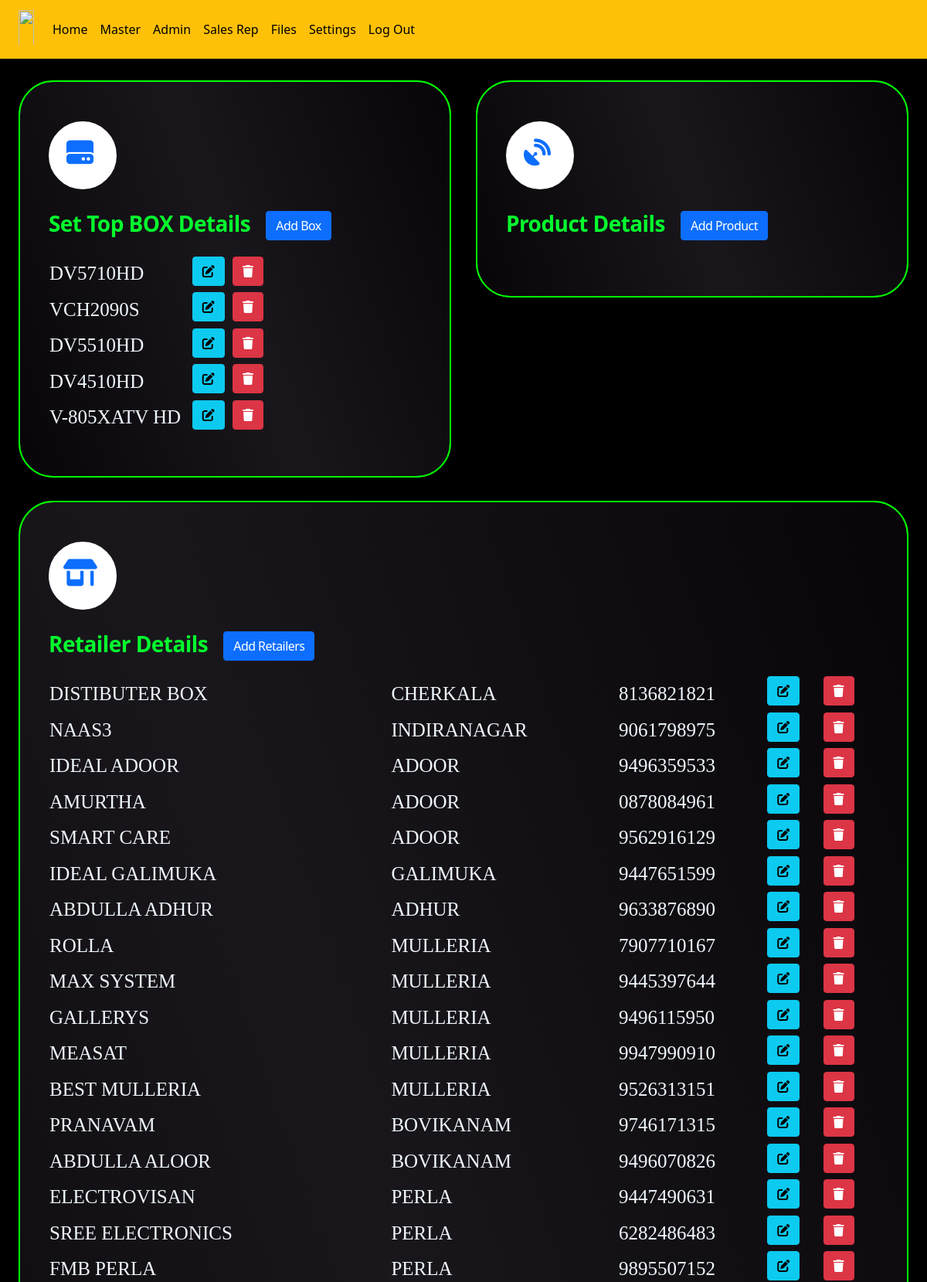
Screenshot of /master (upper part) with the database file from the repository.
### d2h_manager/models.py (models this page shows, shortened)
class box_master(models.Model):
    b_name=models.CharField(max_length=50 ,null=True)

class retailer_master(models.Model):
    r_name=models.CharField(max_length=50 ,null=True)
    address=models.CharField(max_length=50 ,null=True)
    ph_no=models.CharField(max_length=50 ,null=True)

### d2h_manager/views.py (the view)
# urls.py: path('master',views.master,name='master'),
def master(request):
    products = product_master.objects.all()
    boxes = box_master.objects.all()
    retailers = retailer_master.objects.all()
    return render(request, 'master.html', {'products': products, 'boxes': boxes, 'retailers': retailers})

### d2h_manager/templates/master.html (shortened to what this page needs)
{% extends 'blank_layout.html' %}
{% load static %}
{% block content %}
<section class="container-fluid">
    <div class="col-12">
        <div class="row">
            <div class="container1">
                <div class="gradient-cards">
                    <div class="card1">
                        <div class="container-card bg-green-box">
                            <div class="col-12 col-lg-12">
                                <ul>
                                    <li>
                                        <a href="#" class="a1" style="padding-left: 20px; padding-top: 20px;">
                                            <i class="fa-solid fa-hard-drive"></i>
                                        </a>
                                        <br>
                                        <p class="card-title">Set Top BOX Details &nbsp; <a class="btn btn-primary"
                                                href="{% url 'bo_master' %}" role="button">Add Box</a></p>
                                        <table>
                                            {% for product_obj in boxes %}
                                            <tr>
                                                <td class="pt-2">
                                                    <h7 class="h12" style="color: aliceblue;">{{product_obj.b_name | upper}} &nbsp;
                                                    </h7>
                                                </td>
                                                <td>
                                                    <a href="{% url 'box_edit' product_obj.id %}"
                                                        style="text-decoration: none;">
                                                        <div class="btn-group" role="group" aria-label="Third group">
                                                            <button type="button" class="btn btn-info "><i
                                                                    class="fa-solid fa-pen-to-square"></i></button>
                                                        </div>
                                                    </a> &nbsp;
                                                </td>
                                                <td>
                                                    <a href="{% url 'box_dlt' product_obj.id %}"
                                                        style="text-decoration: none;">
                                                        <div class="btn-group" role="group" aria-label="Third group">
                                                            <button type="button" class="btn btn-danger "><i
                                                                    class="fa-solid fa-trash"></i></button>
                                                        </div>
                                                    </a> &nbsp;
                                                </td>
                                            </tr>
                                            {% endfor %}
                                        </table>
                                    </li>
                                </ul>
                            </div>
                        </div>
                    </div>
                    <div class="card1">
                        <div class="container-card bg-white-box">
                            <div class="col-12 col-lg-12 ">
                                <ul>
                                    <li>
                                        <a href="#" class="a1" style="padding-left: 20px; padding-top: 20px;">
                                            <i class="fa-solid fa-satellite-dish"></i>
                                        </a>
                                        <br>
                                        <p class="card-title">Product Details &nbsp; <a class="btn btn-primary"
                                                href="{% url 'pr_master' %}" role="button">Add Product</a></p>
                                    </li>
                                </ul>
                            </div>
                        </div>
                    </div>
                </div>
                <div style="padding-top: 30px;">
                    <div class="container-card bg-yellow-box ">
                        <div class="col-12 col-lg-12 ">
                            <ul>
                                <li>
                                    <a href="#" class="a1" style="padding-left:16px ; padding-top: 20px;">
                                        <i class="fa-solid fa-shop"></i>
                                    </a>
                                    <br>
                                    <p class="card-title">Retailer Details &nbsp; <a class="btn btn-primary"
                                            href="{% url 'ret_master' %}" role="button">Add Retailers</a></p>
                                    <table class="w-100">
                                        {% for product_obj in retailers %}
                                        <tr>
                                            <td class="pt-2">
                                                <h7 class="h12" style="color: aliceblue;">{{product_obj.r_name | upper}} &nbsp;
                                                </h7>
                                            </td>
                                            <td class="pt-2">
                                                <h7 class="h12" style="color: aliceblue;">{{product_obj.address | upper}} &nbsp;
                                                </h7>
                                            </td>
                                            <td class="pt-2">
                                                <h7 class="h12" style="color: aliceblue;">{{product_obj.ph_no | upper}} &nbsp;
                                                </h7>
                                            </td>
                                            <td>
                                                <a href="{% url 'retailer_edit' product_obj.id %}"
                                                    style="text-decoration: none;">
                                                    <div class="btn-group" role="group" aria-label="Third group">
                                                        <button type="button" class="btn btn-info "><i
                                                                class="fa-solid fa-pen-to-square"></i></button>
                                                    </div>
                                                </a> &nbsp;
                                            </td>
                                            <td>
                                                <a href="{% url 'retailer_dlt' product_obj.id %}"
                                                    style="text-decoration: none;">
                                                    <div class="btn-group" role="group" aria-label="Third group">
                                                        <button type="button" class="btn btn-danger "><i
                                                                class="fa-solid fa-trash"></i></button>
                                                    </div>
                                                </a> &nbsp;
                                            </td>
                                        </tr>
                                        {% endfor %}
                                    </table>
                                </li>
                            </ul>
                        </div>
                    </div>
                </div>
            </div>
        </div>
    </div>
</section>
{% endblock %}

### d2h_manager/static/style.css (style rules this page uses)
ul li { list-style: none; margin-left: -35px; margin-top: 11px; text-decoration: none; }
ul li .a1 { width: 88px; height: 88px; text-decoration: none; }
ul li .a1 { background-color: #fff; text-align: center; font-size: 35px; display: flex; border-radius: 50%; position: relative; overflow: hidden; border: 3px solid #fff; z-index: 1; }
ul li .a1:before { content: ""; position: absolute; top: 100%; left: 0; width: 100%; height: 100%; background: #f00; transition: .5s; z-index: 2; }
ul li:nth-child(1) a:before { background: #3b993d; }
.bg-green-box, .bg-white-box, .bg-yellow-box, .bg-blue-box { position: relative; }
.bg-green-box::after, .bg-white-box::after, .bg-yellow-box::after, .bg-blue-box::after { position: absolute; top: -1px; bottom: -1px; left: -1px; right: -1px; content: ""; z-index: -1; border-radius: 45px; }
.bg-green-box::after { background: linear-gradient(71deg, #0d1212, #3da077, #0d1212); }
.bg-white-box::after { background: linear-gradient(71deg, #121013, #b0afb0, #121013); }
.bg-yellow-box::after { background: linear-gradient(71deg, #110e0e, #afa220, #110e0e); }
.card-title { font-weight: 600; color: #04ff2e; letter-spacing: -0.02em; line-height: 40px; font-style: normal; font-size: 28px; padding-bottom: 8px; }
.h12 { font-family: 'Times New Roman', Times, serif; font-size: 25px; overflow: hidden; }

### rows the page displays
box_master: b_name "DV5710HD"
box_master: b_name "VCH2090S"
box_master: b_name "DV5510HD"
box_master: b_name "DV4510HD"
box_master: b_name "V-805XATV HD"
retailer_master: r_name "DISTIBUTER BOX", address "CHERKALA", ph_no "8136821821"
retailer_master: r_name "NAAS3", address "INDIRANAGAR", ph_no "9061798975"
retailer_master: r_name "IDEAL ADOOR", address "ADOOR", ph_no "9496359533"
retailer_master: r_name "AMURTHA", address "ADOOR", ph_no "0878084961"
retailer_master: r_name "SMART CARE", address "ADOOR", ph_no "9562916129"
retailer_master: r_name "IDEAL GALIMUKA", address "GALIMUKA", ph_no "9447651599"
retailer_master: r_name "ABDULLA ADHUR", address "ADHUR", ph_no "9633876890"
retailer_master: r_name "ROLLA", address "MULLERIA", ph_no "7907710167"
retailer_master: r_name "MAX SYSTEM", address "MULLERIA", ph_no "9445397644"
retailer_master: r_name "GALLERYS", address "MULLERIA", ph_no "9496115950"
retailer_master: r_name "MEASAT", address "MULLERIA", ph_no "9947990910"
retailer_master: r_name "BEST MULLERIA", address "MULLERIA", ph_no "9526313151"
retailer_master: r_name "PRANAVAM", address "BOVIKANAM", ph_no "9746171315"
retailer_master: r_name "ABDULLA ALOOR", address "BOVIKANAM", ph_no "9496070826"
retailer_master: r_name "ELECTROVISAN", address "PERLA", ph_no "9447490631"
retailer_master: r_name "SREE ELECTRONICS", address "PERLA", ph_no "6282486483"
retailer_master: r_name "FMB PERLA", address "PERLA", ph_no "9895507152"
